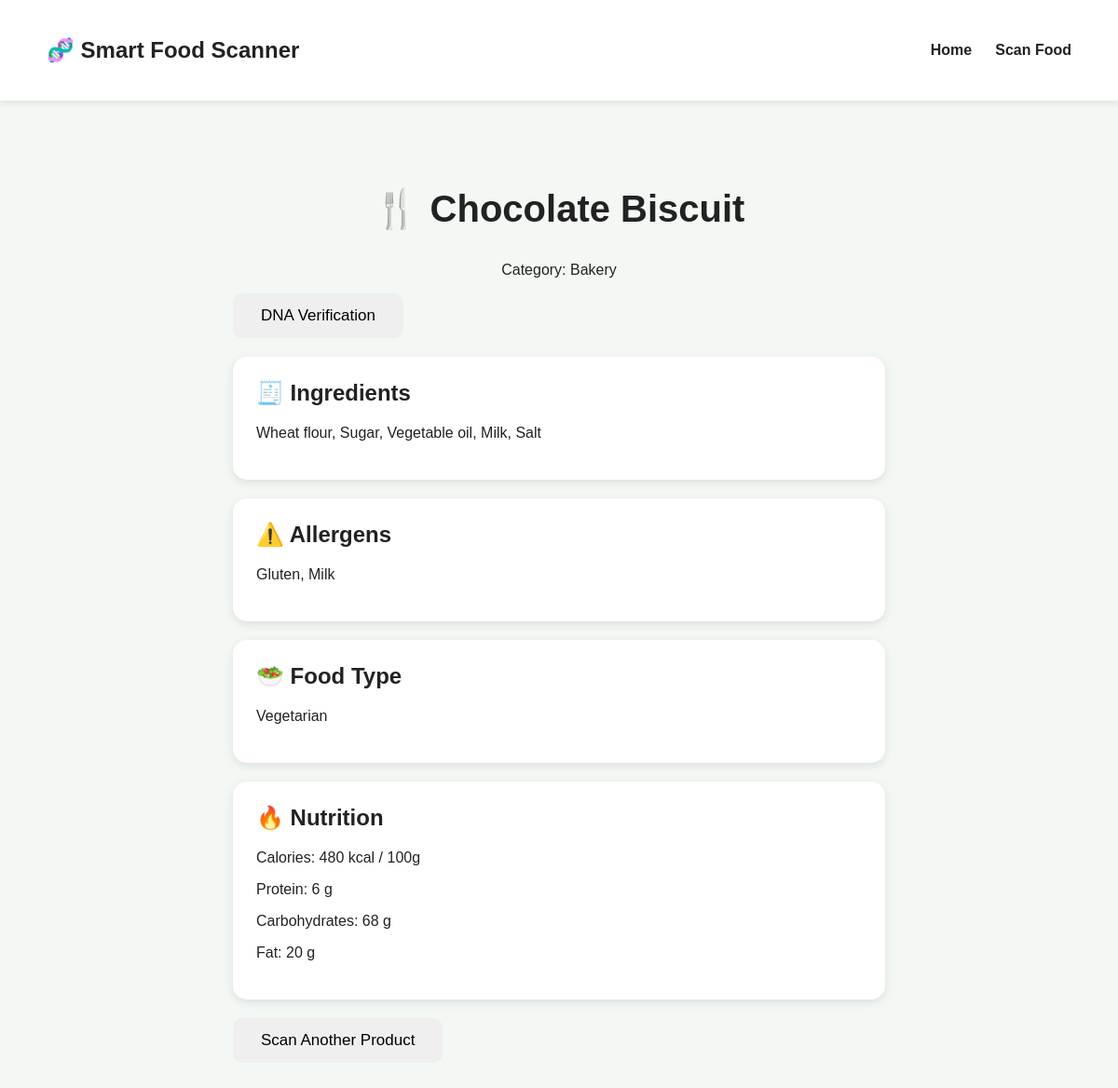
The page /product/FOOD001 on the database its author committed.
### tables this page shows
CREATE TABLE products (
    id TEXT PRIMARY KEY,
    name TEXT,
    category TEXT,
    ingredients TEXT,
    allergens TEXT,
    calories TEXT,
    protein TEXT,
    carbohydrates TEXT,
    fat TEXT,
    food_type TEXT
);

### app.py (the view, shortened to what this page needs)
@app.route("/product/<product_id>")
def product_page(product_id):
    product = get_product(product_id)
    if product:
        return render_template(
            "result.html",
            product=product
        )

### app.py (called while the page is built)
def get_product(product_id):
    connection = sqlite3.connect(DATABASE)
    connection.row_factory = sqlite3.Row
    cursor = connection.cursor()
    cursor.execute("SELECT * FROM products")
    rows = cursor.fetchall()
    connection.close()
    for row in rows:
        if str(row[0]).upper() == str(product_id).upper():
            return row
    return None

### templates/result.html (shortened to what this page needs)
<!DOCTYPE html>
<html>
<head>
    <link rel="stylesheet"
          href="{{ url_for('static', filename='style.css') }}">
</head>
<body>
    <nav>
        <h2>🧬 Smart Food Scanner</h2>
        <a href="/">Home</a>
        <a href="/scan">Scan Food</a>
    </nav>
    <section class="result">
        <h1>🍴 {{ product["name"] }}</h1>
        <p class="category">
            Category: {{ product["category"] }}
        </p>
        <a href="/dna/{{ product['product_id'] }}">
    <button>DNA Verification</button>
</a>
        <div class="card">
            <h2>🧾 Ingredients</h2>
            <p>
                {{ product["ingredients"] }}
            </p>
        </div>
        <div class="card">
            <h2>⚠️ Allergens</h2>
            <p>
                {{ product["allergens"] }}
            </p>
        </div>
        <div class="card">
            <h2>🥗 Food Type</h2>
            <p>
                {{ product["food_type"] }}
            </p>
        </div>
        <div class="card">
            <h2>🔥 Nutrition</h2>
            <p>
                Calories:
                {{ product["calories"] }}
            </p>
            <p>
                Protein:
                {{ product["protein"] }}
            </p>
            <p>
                Carbohydrates:
                {{ product["carbohydrates"] }}
            </p>
            <p>
                Fat:
                {{ product["fat"] }}
            </p>
        </div>
        <a href="/scan">
            <button>
                Scan Another Product
            </button>
        </a>
    </section>
</body>
</html>

### static/style.css (style rules this page uses)
body { margin: 0; font-family: Arial, sans-serif; background-color: #f4f8f4; color: #222; }
nav { display: flex; align-items: center; gap: 25px; padding: 20px 50px; background-color: white; box-shadow: 0 2px 8px rgba(0,0,0,0.1); }
nav h2 { margin-right: auto; }
nav a { text-decoration: none; color: #222; font-weight: bold; }
button { padding: 14px 30px; border: none; border-radius: 10px; font-size: 17px; cursor: pointer; }
.result { max-width: 700px; margin: auto; padding: 60px 20px; }
.result h1 { text-align: center; font-size: 40px; }
.category { text-align: center; }
.card { background: white; margin: 20px 0; padding: 25px; border-radius: 15px; box-shadow: 0 3px 10px rgba(0,0,0,0.1); }
.card h2 { margin-top: 0; }

### rows shown on the page
products: name "Chocolate Biscuit", category "Bakery", ingredients "Wheat flour, Sugar, Vegetable oil, Milk, Salt", allergens "Gluten, Milk", food_type "Vegetarian", calories "480 kcal / 100g", protein "6 g", carbohydrates "68 g", fat "20 g"
